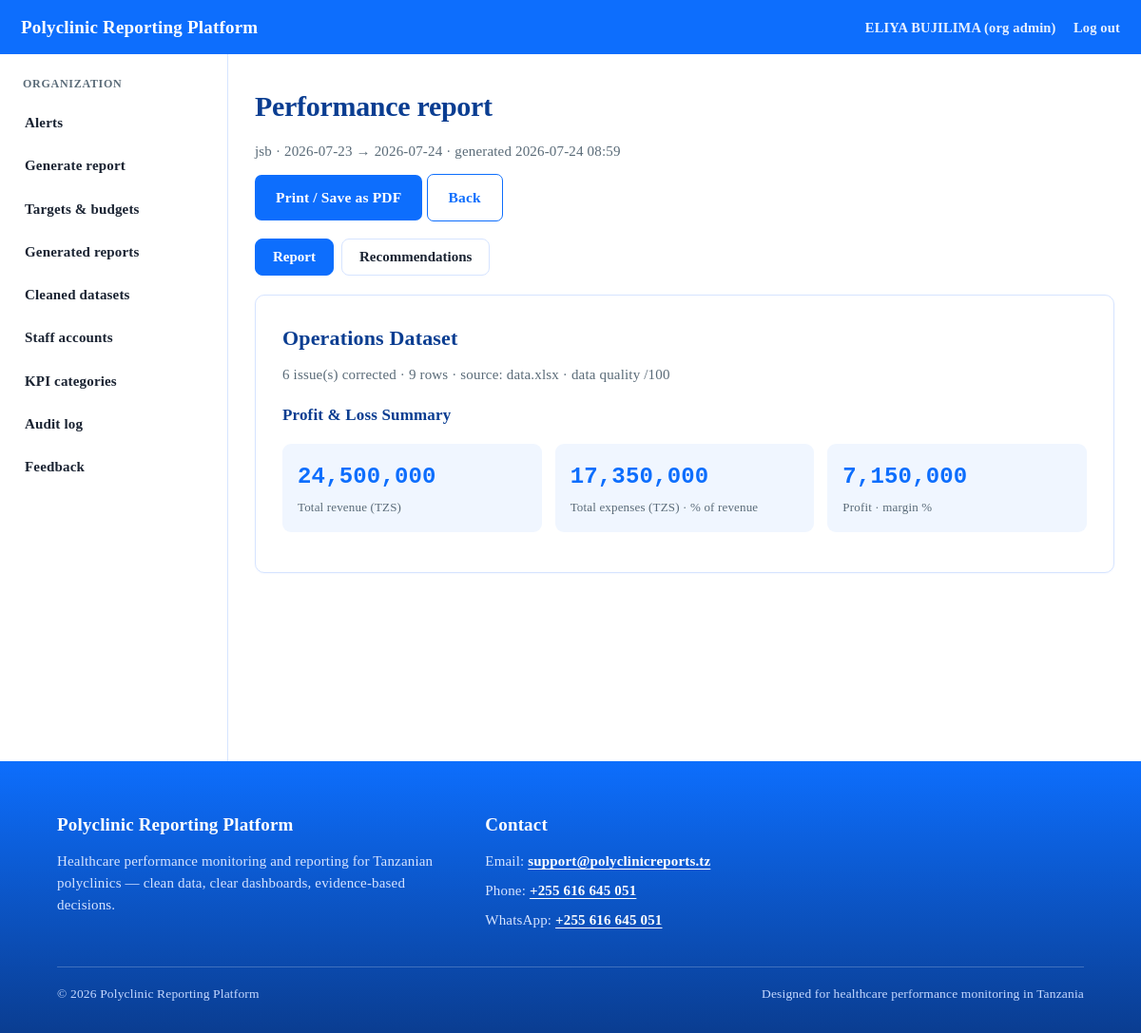
The app's page /dashboard/5 (signed in) with its own data.
### models.py (models this page shows, shortened)
class User(db.Model):
    id = db.Column(db.Integer, primary_key=True)
    org_id = db.Column(db.Integer, db.ForeignKey("organization.id"), nullable=True)
    name = db.Column(db.String(120), nullable=False)
    email = db.Column(db.String(150), unique=True, nullable=False)
    password_hash = db.Column(db.String(255), nullable=False)
    role = db.Column(db.String(20), nullable=False)  # super_admin / org_admin / staff
    is_active = db.Column(db.Boolean, default=True)
    created_at = db.Column(db.DateTime, default=datetime.utcnow)

class Organization(db.Model):
    id = db.Column(db.Integer, primary_key=True)
    name = db.Column(db.String(150), nullable=False)
    region = db.Column(db.String(100), nullable=False)
    status = db.Column(db.String(20), default="pending")
    created_at = db.Column(db.DateTime, default=datetime.utcnow)
    users = db.relationship("User", backref="organization", lazy=True)
    categories = db.relationship("KPICategory", backref="organization", lazy=True)
    datasets = db.relationship("Dataset", backref="organization", lazy=True)
    reports = db.relationship("ReportRecord", backref="organization", lazy=True)
    targets = db.relationship("OrgTarget", backref="organization", lazy=True)

class ReportRecord(db.Model):
    id = db.Column(db.Integer, primary_key=True)
    org_id = db.Column(db.Integer, db.ForeignKey("organization.id"), nullable=False)
    period_start = db.Column(db.String(20), nullable=False)
    period_end = db.Column(db.String(20), nullable=False)
    summary_json = db.Column(db.Text)   # JSON: per-category computed stats
    generated_at = db.Column(db.DateTime, default=datetime.utcnow)
    generated_by = db.Column(db.Integer, db.ForeignKey("user.id"), nullable=True)

### app.py (the view)
@app.route("/dashboard/<int:report_id>")
@login_required(roles=["org_admin"])
def view_dashboard(report_id):
    user = current_user()
    report = ReportRecord.query.get_or_404(report_id)
    if report.org_id != user.org_id:
        abort(403)
    summary, recommendations = _parse_report_payload(report)
    org = Organization.query.get(user.org_id)
    return render_template(
        "dashboard.html",
        report=report,
        summary=summary,
        recommendations=recommendations,
        org=org,
    )

### app.py (called while the page is built)
def current_user():
    uid = session.get("user_id")
    if not uid:
        return None
    return User.query.get(uid)

@app.context_processor
def inject_user():
    return {
        "current_user": current_user(),
        "month_options": month_period_options(),
    }

def _normalize_summary(summary):
    for cat in summary.values():
        if not isinstance(cat, dict):
            continue
        sections = cat.get("sections") or {}
        for section in sections.values():
            if isinstance(section, dict) and "items" in section and "rows" not in section:
                section["rows"] = section.pop("items")
    return summary

def _parse_report_payload(report):
    data = json.loads(report.summary_json)
    if isinstance(data, dict) and "categories" in data:
        summary = data.get("categories") or {}
        recommendations = data.get("recommendations")
    else:
        summary = data if isinstance(data, dict) else {}
        recommendations = None
        if isinstance(summary, dict) and "__recommendations__" in summary:
            recommendations = summary.pop("__recommendations__", None)
    summary = _normalize_summary(summary)
    if recommendations is None:
        recommendations = build_recommendations(summary)
    return summary, recommendations

### data_utils.py (called while the page is built)
def month_period_options(months_back=11):
    today = pd.Timestamp.today().normalize()
    options = []
    for i in range(months_back + 1):
        d = (today.replace(day=1) - pd.DateOffset(months=i))
        start = d.replace(day=1)
        end = (start + pd.offsets.MonthEnd(0))
        options.append({
            "label": start.strftime("%B %Y"),
            "start": start.strftime("%Y-%m-%d"),
            "end": end.strftime("%Y-%m-%d"),
        })
    return options

### templates/dashboard.html (shortened to what this page needs)
{% extends "base.html" %}
{% block content %}
<h1>Performance report</h1>
<p class="muted">
  {{ org.name if org else '' }} · {{ report.period_start }} → {{ report.period_end }}
  · generated {{ report.generated_at.strftime('%Y-%m-%d %H:%M') }}
</p>
<p>
  <a class="btn" href="{{ url_for('print_report', report_id=report.id) }}">Print / Save as PDF</a>
  <a class="btn secondary" href="{{ url_for('org_admin_dashboard') }}">Back</a>
</p>
<div class="report-tabs" role="tablist">
  <button type="button" class="active" data-pane="report-overview" role="tab">Report</button>
  <button type="button" data-pane="report-recs" role="tab">Recommendations{% if recommendations %} ({{ recommendations|length }}){% endif %}</button>
</div>
<div id="report-overview" class="report-pane is-active">
{% for cat_name, cat in summary.items() %}
<div class="card">
  <h2>{{ cat_name }}</h2>
  <p class="muted">
    {{ cat.missing_corrected }} issue(s) corrected · {{ cat.row_count or '—' }} rows · source: {{ cat.filename }}
    {% if cat.quality_score is not none %} · data quality {{ cat.quality_score }}/100{% endif %}
  </p>
  {% if cat.report_type == "operations_simple" %}
    {% set s = cat.sections %}
    {% if s.profit_loss %}
    <h3 style="font-size:17px; color:var(--dark);">Profit &amp; Loss Summary</h3>
    <div class="statgrid">
      <div class="statbox"><div class="n">{{ "{:,.0f}".format(s.profit_loss.revenue_total) }}</div><div class="l">Total revenue (TZS)</div></div>
      <div class="statbox"><div class="n">{{ "{:,.0f}".format(s.profit_loss.expense_total) }}</div><div class="l">Total expenses (TZS){% if s.profit_loss.expense_ratio_pct is not none %} · {{ s.profit_loss.expense_ratio_pct }}% of revenue{% endif %}</div></div>
      <div class="statbox" style="background:{{ 'var(--card)' if s.profit_loss.profit >= 0 else '#F0D4D2' }};">
        <div class="n" style="color:{{ 'var(--teal)' if s.profit_loss.profit >= 0 else '#9B2C2C' }};">{{ "{:,.0f}".format(s.profit_loss.profit) }}</div>
        <div class="l">{{ "Profit" if s.profit_loss.profit >= 0 else "Loss" }}{% if s.profit_loss.profit_margin_pct is not none %} · margin {{ s.profit_loss.profit_margin_pct }}%{% endif %}</div>
      </div>
    </div>
    {% endif %}
  {% endif %}
</div>
{% endfor %}
</div>
{% endblock %}

### templates/base.html (shortened to what this page needs)
<!DOCTYPE html>
<html lang="en">
<head>
</head>
<body>
{% set use_app_shell = current_user and current_user.role in ['staff', 'org_admin'] %}
{% if use_app_shell %}
<nav class="app-topbar">
  <a class="brand" href="{{ url_for('index') }}">Polyclinic Reporting Platform</a>
  <div>
    <span class="user-meta">{{ current_user.name }} ({{ current_user.role.replace('_',' ') }})</span>
    <a class="logout" href="{{ url_for('logout') }}">Log out</a>
  </div>
</nav>
<div class="app-shell">
  <aside class="app-sidebar" id="app-sidebar">
    {% block sidebar %}
      {% if current_user.role == 'staff' %}
        <p class="side-label">Staff</p>
        <a href="{{ url_for('staff_dashboard') }}#upload" data-panel="upload" class="{% if request.endpoint == 'staff_dashboard' %}js-panel-link{% endif %}">Upload dataset</a>
        <a href="{{ url_for('manual_entry') }}" class="{% if request.endpoint == 'manual_entry' %}active{% endif %}">Enter data manually</a>
        <a href="{{ url_for('staff_dashboard') }}#datasets" data-panel="datasets" class="{% if request.endpoint == 'staff_dashboard' %}js-panel-link{% endif %}">Cleaned datasets</a>
        <a href="{{ url_for('uat_feedback') }}" class="{% if request.endpoint == 'uat_feedback' %}active{% endif %}">Feedback</a>
      {% elif current_user.role == 'org_admin' %}
        <p class="side-label">Organization</p>
        <a href="{{ url_for('org_admin_dashboard') }}#alerts" data-panel="alerts" class="{% if request.endpoint == 'org_admin_dashboard' %}js-panel-link{% endif %}">Alerts</a>
        <a href="{{ url_for('org_admin_dashboard') }}#generate" data-panel="generate" class="{% if request.endpoint == 'org_admin_dashboard' %}js-panel-link{% endif %}">Generate report</a>
        <a href="{{ url_for('org_admin_dashboard') }}#targets" data-panel="targets" class="{% if request.endpoint == 'org_admin_dashboard' %}js-panel-link{% endif %}">Targets &amp; budgets</a>
        <a href="{{ url_for('org_admin_dashboard') }}#reports" data-panel="reports" class="{% if request.endpoint == 'org_admin_dashboard' %}js-panel-link{% endif %}">Generated reports</a>
        <a href="{{ url_for('org_admin_dashboard') }}#datasets" data-panel="datasets" class="{% if request.endpoint == 'org_admin_dashboard' %}js-panel-link{% endif %}">Cleaned datasets</a>
        <a href="{{ url_for('org_admin_dashboard') }}#staff" data-panel="staff" class="{% if request.endpoint == 'org_admin_dashboard' %}js-panel-link{% endif %}">Staff accounts</a>
        <a href="{{ url_for('org_admin_dashboard') }}#categories" data-panel="categories" class="{% if request.endpoint == 'org_admin_dashboard' %}js-panel-link{% endif %}">KPI categories</a>
        <a href="{{ url_for('org_admin_dashboard') }}#audit" data-panel="audit" class="{% if request.endpoint == 'org_admin_dashboard' %}js-panel-link{% endif %}">Audit log</a>
        <a href="{{ url_for('uat_feedback') }}" class="{% if request.endpoint == 'uat_feedback' %}active{% endif %}">Feedback</a>
      {% endif %}
    {% endblock %}
  </aside>
  <main class="app-main">
{% endif %}
  {% block content %}{% endblock %}
{% if use_app_shell %}
  </main>
</div>
{% else %}
</div>
{% endif %}
<footer class="site-footer" id="contact">
  <div class="foot-inner">
    <div>
      <h3>Polyclinic Reporting Platform</h3>
      <p>Healthcare performance monitoring and reporting for Tanzanian polyclinics — clean data, clear dashboards, evidence-based decisions.</p>
    </div>
    <div>
      <h3>Contact</h3>
      <ul>
        <li>Email: <a href="mailto:support@polyclinicreports.tz">support@polyclinicreports.tz</a></li>
        <li>Phone: <a href="tel:+255616645051">+255 616 645 051</a></li>
        <li>WhatsApp: <a href="https://wa.me/255616645051">+255 616 645 051</a></li>
      </ul>
    </div>
  </div>
  <div class="foot-bottom">
    <span>© 2026 Polyclinic Reporting Platform </span>
    <span>Designed for healthcare performance monitoring in Tanzania</span>
  </div>
</footer>
</body>
</html>

### templates/base.html (style rules this page uses)
:root { --teal:#0D6EFD; --seafoam:#3D8BFD; --mint:#6EA8FE; --dark:#0A3D91; --ink:#1A2332; --muted:#5A6B78; --bg:#FFFFFF; --card:#F0F6FF; --card-line:#D6E4FF; --white:#FFFFFF; --accent:#0A58CA; --font-head:"Times New Roman", Times, Georgia, serif; --font-body:Georgia, "Palatino Linotype", "Book Antiqua", Palatino, serif; --font-data:Consolas, "Courier New", monospace; }
* { box-sizing:border-box; }
html { scroll-behavior:smooth; }
body { margin:0; background:var(--bg); color:var(--ink); font-family:var(--font-body); font-size:16.5px; line-height:1.55; letter-spacing:0.01em; min-height:100vh; display:flex; flex-direction:column; }
a { color:var(--teal); text-decoration:none; font-weight:600; }
nav { background:var(--teal); color:#fff; padding:18px 34px; display:flex; align-items:center; justify-content:space-between; position:sticky; top:0; z-index:20; }
nav .brand { font-family:var(--font-head); font-size:21px; font-weight:700; letter-spacing:0.01em; }
h1 { font-family:var(--font-head); color:var(--dark); font-size:30px; font-weight:700; letter-spacing:-0.01em; margin:0 0 12px; }
h2 { font-family:var(--font-head); color:var(--dark); font-size:22px; font-weight:700; margin:0 0 10px; }
h3 { font-family:var(--font-head); font-weight:650; }
p { margin:0 0 12px; }
.card { background:#fff; border:1px solid var(--card-line); border-radius:10px; padding:28px 28px; margin-bottom:22px; box-shadow:0 1px 2px rgba(13,110,253,.04); }
.btn { display:inline-block; background:var(--teal); color:#fff; border:none; padding:12px 22px; border-radius:7px; font-weight:700; font-size:15.5px; cursor:pointer; font-family:var(--font-body); transition: transform .18s ease, background .18s ease; }
.btn.secondary { background:#fff; color:var(--teal); border:1.5px solid var(--teal); }
.statgrid { display:grid; grid-template-columns:repeat(3,1fr); gap:14px; margin:14px 0; }
.statbox { background:var(--card); border-radius:9px; padding:16px; }
.statbox .n { font-family:var(--font-data); font-size:24px; font-weight:700; color:var(--teal); }
.statbox .l { font-size:13px; color:var(--muted); margin-top:4px; font-weight:500; }
.muted { color:var(--muted); font-size:15px; }
.site-footer { margin-top:auto; background:linear-gradient(180deg, #0D6EFD 0%, #0A3D91 100%); color:#E8F1FF; padding:52px 24px 30px; }
.site-footer .foot-inner { max-width:1080px; margin:0 auto; display:grid; grid-template-columns:1.4fr 1fr 1fr; gap:32px; }
.site-footer h3 { font-family:var(--font-head); color:#fff; font-size:19px; margin:0 0 12px; font-weight:700; }
.site-footer p, .site-footer li { font-size:15px; line-height:1.55; margin:0 0 8px; color:#D6E4FF; }
.site-footer a { color:#fff; font-weight:600; text-decoration:underline; text-underline-offset:3px; }
.site-footer ul { list-style:none; padding:0; margin:0; }
.site-footer .foot-bottom { max-width:1080px; margin:28px auto 0; padding-top:18px; border-top:1px solid rgba(255,255,255,.22); display:flex; justify-content:space-between; gap:12px; flex-wrap:wrap; font-size:13.5px; color:#C5D9FF; }
.app-topbar { background:var(--teal); color:#fff; padding:14px 22px; display:flex; align-items:center; justify-content:space-between; position:sticky; top:0; z-index:30; gap:12px; flex-wrap:wrap; }
.app-topbar .brand { font-family:var(--font-head); font-size:19px; font-weight:700; color:#fff; }
.app-topbar .user-meta { color:#E8F1FF; font-size:14.5px; font-weight:600; }
.app-topbar a.logout { color:#fff; font-size:14.5px; font-weight:600; margin-left:14px; opacity:.9; }
.app-shell { display:flex; flex:1; min-height:0; width:100%; background:#fff; }
.app-sidebar { width:240px; flex-shrink:0; background:#fff; border-right:1px solid var(--card-line); padding:22px 14px; position:sticky; top:56px; align-self:flex-start; height:calc(100vh - 56px); overflow-y:auto; }
.app-sidebar .side-label { font-size:12px; font-weight:700; letter-spacing:0.06em; text-transform:uppercase; color:var(--muted); margin:0 10px 10px; }
.app-sidebar a { display:block; padding:10px 12px; border-radius:8px; color:var(--ink); font-weight:600; font-size:15px; margin-bottom:2px; }
.app-main { flex:1; min-width:0; padding:32px 28px 56px; max-width:960px; background:#fff; }

### records on screen
User: name "ELIYA BUJILIMA", role.replace "org admin"
Organization: name "jsb"
ReportRecord: period_start "2026-07-23", period_end "2026-07-24", generated_at "2026-07-24 08:59"

### other values on screen
{{ cat_name }} "Operations Dataset"
{{ cat.missing_corrected }} "6"
{{ cat.row_count or '—' }} "9"
{{ cat.filename }} "data.xlsx"
{{ "{:,.0f}".format(s.profit_loss.revenue_total) }} "24,500,000"
{{ "{:,.0f}".format(s.profit_loss.expense_total) }} "17,350,000"
{{ "{:,.0f}".format(s.profit_loss.profit) }} "7,150,000"
{{ "Profit" if s.profit_loss.profit >= 0 else "Loss" }} "Profit"
